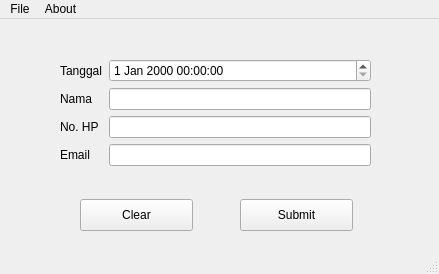
<?xml version="1.0" encoding="UTF-8"?>
<ui version="4.0">
 <class>MainWindow</class>
 <widget class="QMainWindow" name="MainWindow">
  <property name="geometry">
   <rect>
    <x>0</x>
    <y>0</y>
    <width>439</width>
    <height>274</height>
   </rect>
  </property>
  <property name="windowTitle">
   <string>MainWindow</string>
  </property>
  <widget class="QWidget" name="centralwidget">
   <widget class="QPushButton" name="btnSubmit">
    <property name="geometry">
     <rect>
      <x>240</x>
      <y>180</y>
      <width>113</width>
      <height>32</height>
     </rect>
    </property>
    <property name="text">
     <string>Submit</string>
    </property>
   </widget>
   <widget class="QWidget" name="formLayoutWidget">
    <property name="geometry">
     <rect>
      <x>60</x>
      <y>40</y>
      <width>311</width>
      <height>131</height>
     </rect>
    </property>
    <layout class="QFormLayout" name="formLayout">
     <item row="1" column="0">
      <widget class="QLabel" name="namaLabel">
       <property name="text">
        <string>Nama</string>
       </property>
      </widget>
     </item>
     <item row="1" column="1">
      <widget class="QLineEdit" name="namaLineEdit"/>
     </item>
     <item row="2" column="0">
      <widget class="QLabel" name="noHPLabel">
       <property name="text">
        <string>No. HP</string>
       </property>
      </widget>
     </item>
     <item row="2" column="1">
      <widget class="QLineEdit" name="noHPLineEdit"/>
     </item>
     <item row="3" column="0">
      <widget class="QLabel" name="emailLabel">
       <property name="text">
        <string>Email</string>
       </property>
      </widget>
     </item>
     <item row="3" column="1">
      <widget class="QLineEdit" name="emailLineEdit"/>
     </item>
     <item row="0" column="1">
      <widget class="QDateTimeEdit" name="tanggalDateTimeEdit"/>
     </item>
     <item row="0" column="0">
      <widget class="QLabel" name="tanggalLabel">
       <property name="text">
        <string>Tanggal</string>
       </property>
      </widget>
     </item>
    </layout>
   </widget>
   <widget class="QPushButton" name="btnClear">
    <property name="geometry">
     <rect>
      <x>80</x>
      <y>180</y>
      <width>113</width>
      <height>32</height>
     </rect>
    </property>
    <property name="text">
     <string>Clear</string>
    </property>
   </widget>
  </widget>
  <widget class="QMenuBar" name="menubar">
   <property name="geometry">
    <rect>
     <x>0</x>
     <y>0</y>
     <width>439</width>
     <height>24</height>
    </rect>
   </property>
   <property name="defaultUp">
    <bool>false</bool>
   </property>
   <property name="nativeMenuBar">
    <bool>false</bool>
   </property>
   <widget class="QMenu" name="menuFile">
    <property name="title">
     <string>File</string>
    </property>
    <addaction name="action_Exit"/>
   </widget>
   <widget class="QMenu" name="menuAbout">
    <property name="title">
     <string>About</string>
    </property>
    <addaction name="actionCreator"/>
    <addaction name="actionGit"/>
   </widget>
   <addaction name="menuFile"/>
   <addaction name="menuAbout"/>
  </widget>
  <widget class="QStatusBar" name="statusbar"/>
  <action name="actionCreator">
   <property name="text">
    <string>Creator</string>
   </property>
  </action>
  <action name="actionGit">
   <property name="text">
    <string>Git</string>
   </property>
  </action>
  <action name="action_Exit">
   <property name="text">
    <string> &amp;Exit</string>
   </property>
  </action>
 </widget>
 <resources/>
 <connections/>
</ui>
